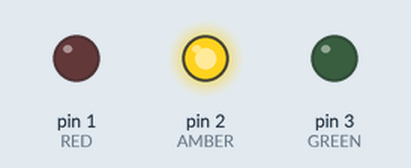
Recording of a sketch running on a simulated Arduino Uno, built with avr-gcc and run on an emulated ATmega328P. Shown: output pins drawn as LEDs (lit = HIGH).

Above: at 3.0 s.
At 7.5 s:
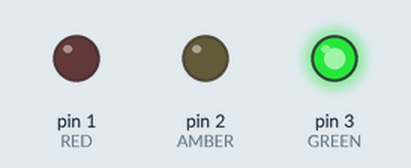
Timing chart, 0 to 11.7 s (numbered marks = the images above):
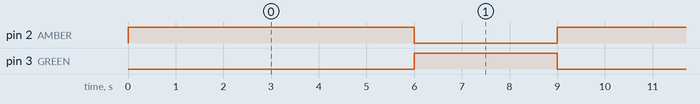

Measured:
- by itself, pin 2 (AMBER): alternates HIGH for 6.0 s and LOW for 3.0 s
- by itself, pin 3 (GREEN): alternates HIGH for 3.0 s and LOW for 6.0 s
- by itself, everything shown: repeats every 9.0 s, in 3 steps

The sketch:

ASSIGNMENT.ino
```cpp
int RED=1;
int AMBER=2;
int GREEN=3;
void setup() {
 SETUP();


}

void loop() {
  Red();
  Amber();
  Green();


}
```

amber.ino
```cpp
void Amber(){
digitalWrite(AMBER,HIGH);
delay(3000);
digitalWrite(AMBER,LOW);
}
```

green.ino
```cpp
void Green(){
digitalWrite(GREEN,HIGH);
delay(3000);
digitalWrite(GREEN,LOW);
}
```

red.ino
```cpp
void Red(){
digitalWrite(AMBER,HIGH);
delay(3000);
digitalWrite(AMBER,LOW);
}
```

setup.ino
```cpp
void SETUP(){
 pinMode(RED,OUTPUT);
 pinMode(AMBER,OUTPUT);
 pinMode(GREEN,OUTPUT);
}
```
